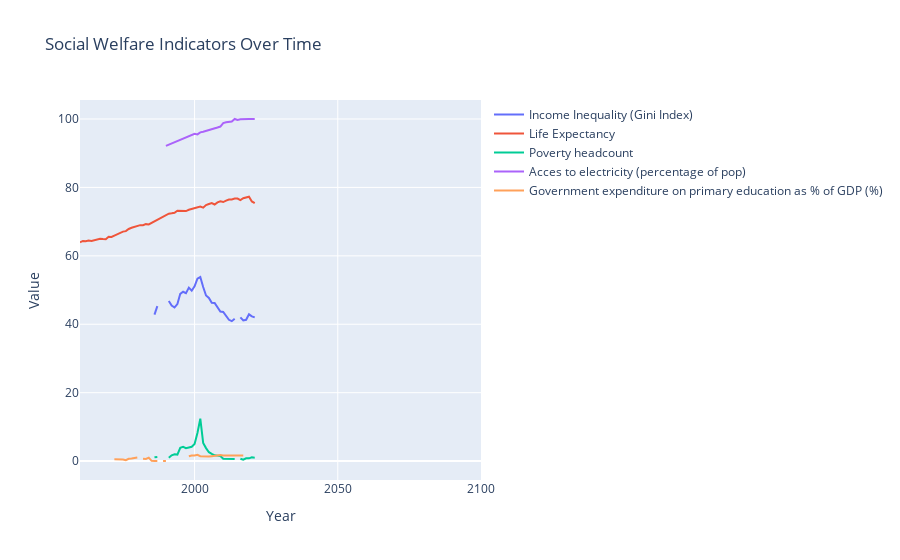
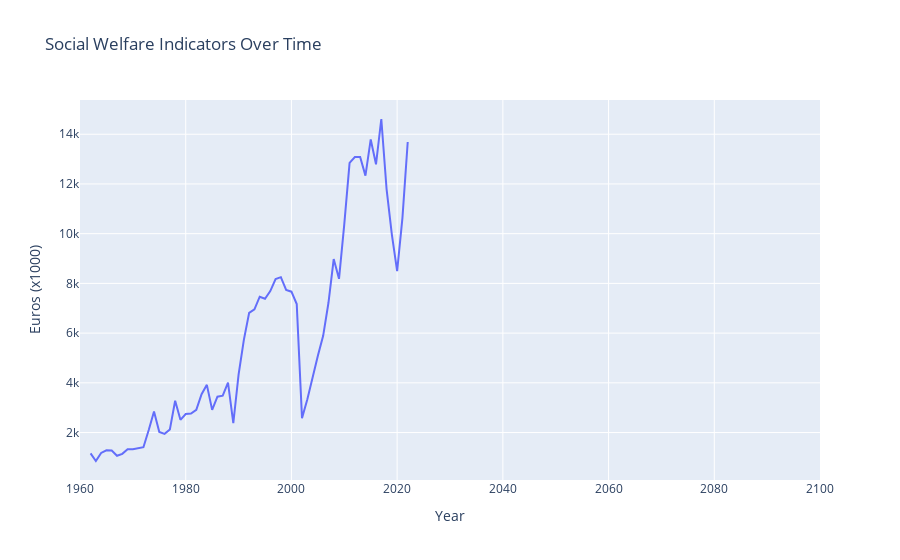

Notebook cell for these charts, in order:
### Code cell
import plotly.graph_objs as go

indicators = {
    'NY.GDP.PCAP.CD': 'GDP per Capita',
    'SI.POV.GINI': 'Income Inequality (Gini Index)',
    'SP.DYN.LE00.IN': 'Life Expectancy',
    'SI.POV.DDAY': 'Poverty headcount',
    'EG.ELC.ACCS.ZS': 'Acces to electricity (percentage of pop)',
    'UIS.XGDP.1.FSGOV': 'Government expenditure on primary education as % of GDP (%)'
}

countries = ['USA', 'ARG', 'IND','ETH']  # Replace with actual country codes
countries = countries[1]

df = wbdata.get_dataframe(indicators, country=countries, convert_date=True)

fig = go.Figure()
fig2 = go.Figure()

for indicator_code, indicator_name in indicators.items():
    if indicator_name == 'GDP per Capita':
        continue
    fig.add_trace(go.Scatter(x=df.index, y=df[indicator_name], mode='lines', name=indicator_name))

fig2.add_trace(go.Scatter(x=df.index, y=df['GDP per Capita'], mode='lines', name='GDP per Capita'))

fig.update_layout(title="Social Welfare Indicators Over Time", xaxis_title="Year", yaxis_title="Value")
fig2.update_layout(title="Social Welfare Indicators Over Time", xaxis_title="Year", yaxis_title="Euros (x1000)")

fig.show()
fig2.show()
